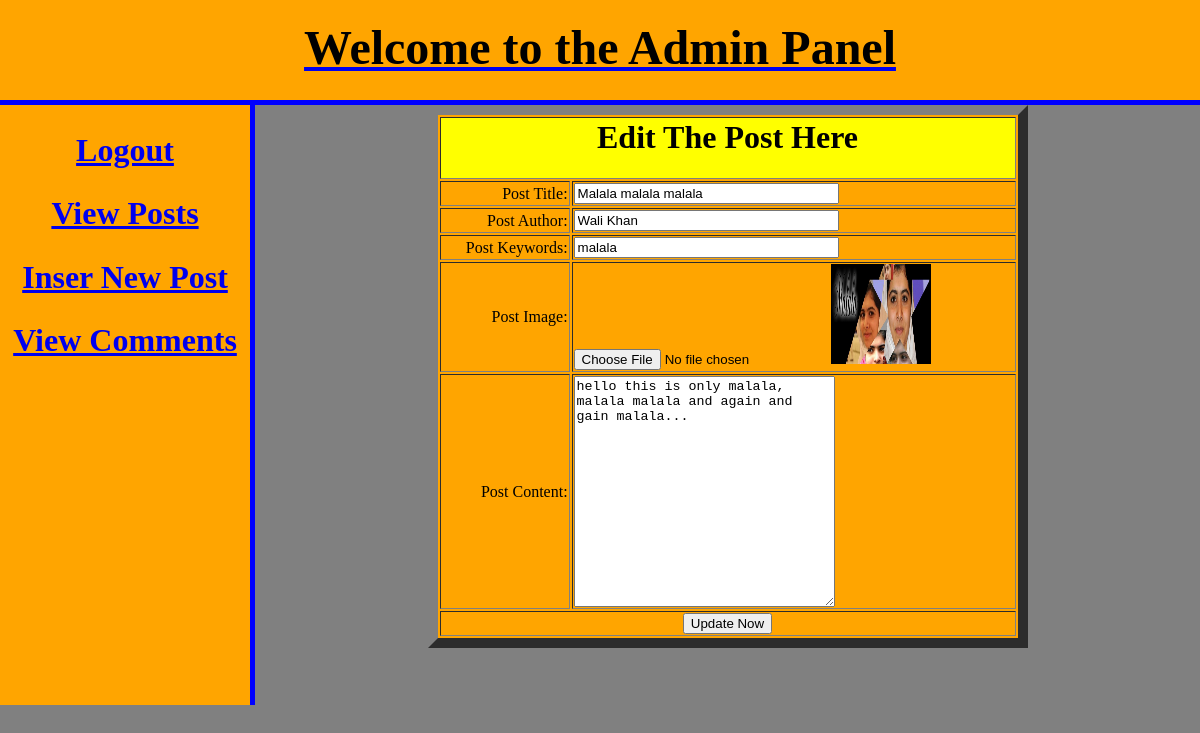
The app's page /admin/edit_posts.php?edit=24 (signed in) with its own data.
### tables this page shows
CREATE TABLE IF NOT EXISTS `posts` (
  `post_id` int(100) NOT NULL AUTO_INCREMENT,
  `post_title` text NOT NULL,
  `post_date` varchar(55) NOT NULL,
  `post_author` text NOT NULL,
  `post_image` text NOT NULL,
  `post_keywords` text NOT NULL,
  `post_content` text NOT NULL,
  PRIMARY KEY (`post_id`)
);

### admin/edit_posts.php (the view, shortened to what this page needs)
<html>
	<head>
	<link rel="stylesheet" href="admin_style.css" />
	</head>
<body>
<div id="header">
<a href="index.php">
<h1>Welcome to the Admin Panel</h1></a>
</div>
<div id="sidebar">
<h2><a href="#">Logout</a></h2>
<h2><a href="view_posts.php">View Posts</a></h2>
<h2><a href="#">Inser New Post</a></h2>
<h2><a href="#">View Comments</a></h2>
</div>
<?php
if(isset($_GET['edit'])){
	$edit_id = $_GET['edit'];
	$edit_query = "select * from posts where post_id='$edit_id'";
	$run_edit = mysql_query($edit_query);
	while ($edit_row=mysql_fetch_array($run_edit)){
		$post_title = $edit_row['post_title'];
		$post_author = $edit_row['post_author'];
		$post_keywords = $edit_row['post_keywords'];
		$post_image = $edit_row['post_image'];
		$post_content = $edit_row['post_content'];
	}
}
?>
<form method="post" action="edit_posts.php?edit_form=<?php echo $edit_id; ?>" enctype="multipart/form-data">
	<table width="600" bgcolor="orange" align="center" border="10">
		<tr>
			<td align="center" bgcolor="yellow" colspan="6"><h1>Edit The Post Here</h1></td>
		</tr>
		<tr>
			<td align="right">Post Title:</td>
			<td><input type="text" name="title" size="30" value="<?php echo $post_title; ?>"></td>
		</tr>
		<tr>
			<td align="right">Post Author:</td>
			<td><input type="text" name="author" size="30"value="<?php echo $post_author; ?>"></td>
		</tr>
		<tr>
			<td align="right">Post Keywords:</td>
			<td><input type="text" name="keywords" size="30"value="<?php echo $post_keywords; ?>"></td>
		</tr>
		<tr>
			<td align="right">Post Image:</td>
			<td>
			<input type="file" name="image">
			<img src="../images/<?php echo $post_image;?>" width="100" height="100"></td>
		</tr>
		<tr>
			<td align="right">Post Content:</td>
			<td><textarea name="content" cols="30" rows="15"><?php echo $post_content; ?></textarea></td>
		</tr>
		<tr>
			<td align="center" colspan="6"><input type="submit" name="update" value="Update Now"></td>
		</tr>
	</table>
</form>
</body>
</html>

### admin/admin_style.css (style rules this page uses)
body { background:gray; padding:0; margin:0; }
#header { color:blue; width:100%; background:orange; height:100px; border-bottom:5px solid blue; }
#sidebar { width:250px; float:left; background:orange; border-right:5px solid blue; height:600px; }
#sidebar h2 { text-align:center; font-size:2em; color:brown; }
#header h1 { color:black; font-size:3em; font-family:comic sans MS; text-align:center; padding-top:20px; }

### records on screen
posts: title "Malala malala malala", post_image (picture), content "hello this is only malala, malala malala and again and gain malala..."
